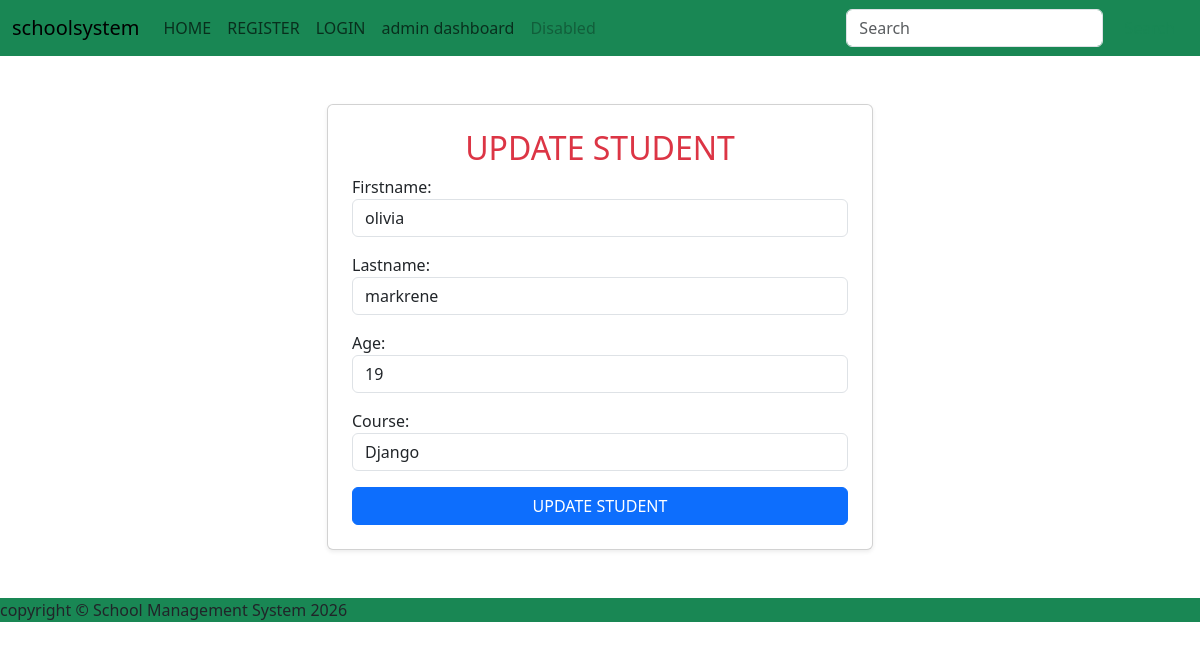
Screenshot of /update/11/ with the database file from the repository.
### myapp/models.py (models this page shows, shortened)
class Student(models.Model):
   firstname = models.CharField(max_length=50)
   age = models.IntegerField()
   course = models.CharField(max_length=50)
   lastname = models.CharField(max_length=50)

### myapp/views.py (the view)
# urls.py: path('update/<int:id>/',views.update_student,name='update'),
def update_student(request,id):
    student = get_object_or_404(Student,pk=id)
    form = StudentForm(request.POST or None, instance=student)
    if form.is_valid():
        form.save()
        messages.success(request,'User created successfully')
        return redirect('students')
    return render(request,'studentform.html',{'form':form})

### myapp/forms.py
class StudentForm(forms.ModelForm):
    class Meta:
        model = Student
        fields = ['firstname','lastname','age','course']
        widgets = {
            'firstname':forms.TextInput(attrs={'class':'form-control','placeholder':'Enter First Name'}),
            'lastname':forms.TextInput(attrs={'class':'form-control','placeholder':'Enter Last Name'}),
            'age':forms.NumberInput(attrs={'class':'form-control','placeholder':'Enter Age'}),
            'course':forms.Select(choices=[
                ('python','Python'),
                ('django','Django'),
                ('javascript','JavaScript'),
                ('react','React'),
                ('angular','Angular'),
                ('artificial intelligence','Artificial Intelligence')
            ]
            ,attrs={'class':'form-control'})
        }

### myapp/templates/studentform.html (shortened to what this page needs)
{% extends 'base.html' %}
{% block content %}
<div class="container my-5">
  <div class="row justify-content-center">
    <div class="col-md-6">
      <div class="card shadow-sm p-4">
<h2 class="text-danger text-center">
  {%if form.instance.id%}
UPDATE STUDENT
  {%else%}
  ADD STUDENT
  {%endif%}
</h2>
<form method="post">
  {{ form.as_p }}
<button class="btn btn-primary w-100" type="submit">
  {%if form.instance.id%}
  UPDATE STUDENT
  {%else%}
  ADD STUDENT
  {%endif%}
</button>
</form>
</div>
</div>
</div>
</div>
{% endblock %}

### rows the page displays
Student: firstname "olivia", lastname "markrene", age "19", course "Django"
